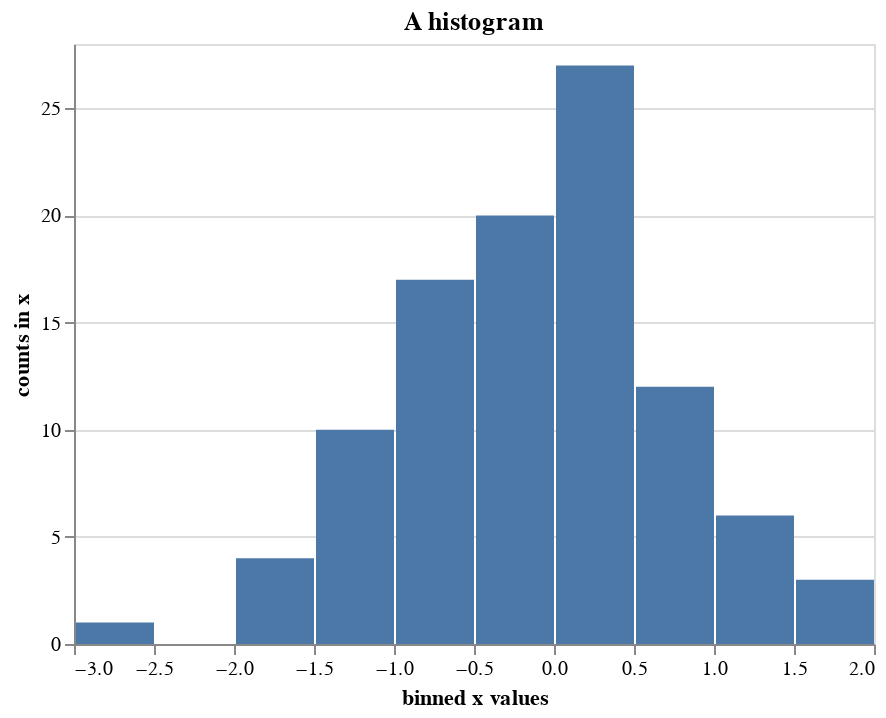

Write notebook code for a chart like this one.
### Markdown cell above
#### Setting chart title

### Code cell
alt.Chart(data).mark_bar().encode(
    x = alt.X("x", bin = True, title = "binned x values"),
    y = alt.Y("count()", title = "counts in x")
).properties(
    title = "A histogram"
)

### Figure 1 — Vega-Lite specification as saved in the notebook (floating-point values rounded to 4 significant figures)
{"config": {"view": {"continuousWidth": 400, "continuousHeight": 300}}, "data": {"name": "data-36314fa13457ed6ac75c6d0d79479799"}, "mark": "bar", "encoding": {"x": {"bin": true, "field": "x", "title": "binned x values", "type": "quantitative"}, "y": {"aggregate": "count", "title": "counts in x", "type": "quantitative"}}, "title": "A histogram", "$schema": "https://vega.github.io/schema/vega-lite/v4.17.0.json", "datasets": {"data-36314fa13457ed6ac75c6d0d79479799": [{"x": 0.4967, "y": -0.1383}, {"x": 0.6477, "y": 1.523}, {"x": -0.2342, "y": -0.2341}, {"x": 1.579, "y": 0.7674}, {"x": -0.4695, "y": 0.5426}, {"x": -0.4634, "y": -0.4657}, {"x": 0.242, "y": -1.913}, {"x": -1.725, "y": -0.5623}, {"x": -1.013, "y": 0.3142}, {"x": -0.908, "y": -1.412}, {"x": 1.466, "y": -0.2258}, {"x": 0.06753, "y": -1.425}, {"x": -0.5444, "y": 0.1109}, {"x": -1.151, "y": 0.3757}, {"x": -0.6006, "y": -0.2917}, {"x": -0.6017, "y": 1.852}, {"x": -0.0135, "y": -1.058}, {"x": 0.8225, "y": -1.221}, {"x": 0.2089, "y": -1.96}, {"x": -1.328, "y": 0.1969}, {"x": 0.7385, "y": 0.1714}, {"x": -0.1156, "y": -0.3011}, {"x": -1.479, "y": -0.7198}, {"x": -0.4606, "y": 1.057}, {"x": 0.3436, "y": -1.763}, {"x": 0.3241, "y": -0.3851}, {"x": -0.6769, "y": 0.6117}, {"x": 1.031, "y": 0.9313}, {"x": -0.8392, "y": -0.3092}, {"x": 0.3313, "y": 0.9755}, {"x": -0.4792, "y": -0.1857}, {"x": -1.106, "y": -1.196}, {"x": 0.8125, "y": 1.356}, {"x": -0.07201, "y": 1.004}, {"x": 0.3616, "y": -0.6451}, {"x": 0.3614, "y": 1.538}, {"x": -0.03583, "y": 1.565}, {"x": -2.62, "y": 0.8219}, {"x": 0.08705, "y": -0.299}, {"x": 0.09176, "y": -1.988}, {"x": -0.2197, "y": 0.3571}, {"x": 1.478, "y": -0.5183}, {"x": -0.8085, "y": -0.5018}, {"x": 0.9154, "y": 0.3288}, {"x": -0.5298, "y": 0.5133}, {"x": 0.09708, "y": 0.9686}, {"x": -0.7021, "y": -0.3277}, {"x": -0.3921, "y": -1.464}, {"x": 0.2961, "y": 0.2611}, {"x": 0.005113, "y": -0.2346}, {"x": -1.415, "y": -0.4206}, {"x": -0.3427, "y": -0.8023}, {"x": -0.1613, "y": 0.4041}, {"x": 1.886, "y": 0.1746}, {"x": 0.2576, "y": -0.07445}, {"x": -1.919, "y": -0.02651}, {"x": 0.06023, "y": 2.463}, {"x": -0.1924, "y": 0.3015}, {"x": -0.03471, "y": -1.169}, {"x": 1.143, "y": 0.7519}, {"x": 0.791, "y": -0.9094}, {"x": 1.403, "y": -1.402}, {"x": 0.5869, "y": 2.19}, {"x": -0.9905, "y": -0.5663}, {"x": 0.09965, "y": -0.5035}, {"x": -1.551, "y": 0.06856}, {"x": -1.062, "y": 0.4736}, {"x": -0.9194, "y": 1.55}, {"x": -0.7833, "y": -0.3221}, {"x": 0.8135, "y": -1.231}, {"x": 0.2275, "y": 1.307}, {"x": -1.607, "y": 0.1846}, {"x": 0.2599, "y": 0.7818}, {"x": -1.237, "y": -1.32}, {"x": 0.5219, "y": 0.297}, {"x": 0.2505, "y": 0.3464}, {"x": -0.68, "y": 0.2323}, {"x": 0.2931, "y": -0.7144}, {"x": 1.866, "y": 0.4738}, {"x": -1.191, "y": 0.6566}, {"x": -0.9747, "y": 0.7871}, {"x": 1.159, "y": -0.8207}, {"x": 0.9634, "y": 0.4128}, {"x": 0.8221, "y": 1.897}, {"x": -0.2454, "y": -0.7537}, {"x": -0.8895, "y": -0.8158}, {"x": -0.0771, "y": 0.3412}, {"x": 0.2767, "y": 0.8272}, {"x": 0.013, "y": 1.454}, {"x": -0.2647, "y": 2.72}, {"x": 0.6257, "y": -0.8572}, {"x": -1.071, "y": 0.4825}, {"x": -0.2235, "y": 0.714}, {"x": 0.4732, "y": -0.07283}, {"x": -0.8468, "y": -1.515}, {"x": -0.4465, "y": 0.8564}, {"x": 0.2141, "y": -1.246}, {"x": 0.1732, "y": 0.3853}, {"x": -0.8839, "y": 0.1537}, {"x": 0.05821, "y": -1.143}]}}
